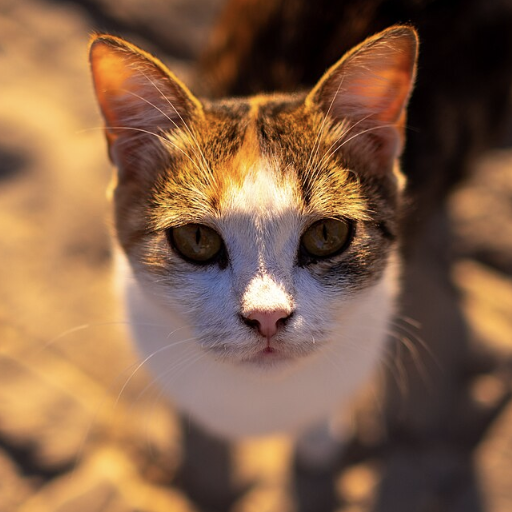
#> input picture inverse_problems/test_imgs/test.png, 512 x 512 px, found by its file name
$ python motion_blur.py
#> lines starting #> are read from the running program, lines starting #| are printed output that depends on the picture; after the words box and inside, x2 and y2 are one past the last pixel; in counts of white or black regions, pixels touching at a corner belong together
#> further down, image is the input picture: PIL image 512x512 RGBA; mean R, G, B, A 132, 96.7, 70.6, 255
import numpy as np
from PIL import Image, ImageDraw, ImageFilter
from math import pi
from pathlib import Path
from scipy.signal import convolve

# tiny error used for nummerical stability
eps = 0.1


# [21 lines left out: functions softmax, norm, not called in this run]


def polar2z(r: np.ndarray, θ: np.ndarray) -> np.ndarray:
    """[summary]
    Takes a list of radii and angles (radians) and
    converts them into a corresponding list of complex
    numbers x + yi.
    [description]

    Arguments:
        r {np.ndarray} -- radius
        θ {np.ndarray} -- angle

    Returns:
        [np.ndarray] -- list of complex numbers r e^(i theta) as x + iy
    """
    return r * np.exp(1j * θ)


class Kernel(object):
    """[summary]
    Class representing a motion blur kernel of a given intensity.

    [description]
    Keyword Arguments:
            size {tuple} -- Size of the kernel in px times px
            (default: {(100, 100)})

            intensity {float} -- Float between 0 and 1.
            Intensity of the motion blur.

            :   0 means linear motion blur and 1 is a highly non linear
                and often convex motion blur path. (default: {0})

    Attribute:
    kernelMatrix -- Numpy matrix of the kernel of given intensity

    Properties:
    applyTo -- Applies kernel to image
               (pass as path, pillow image or np array)

    Raises:
        ValueError
    """

    def __init__(self, size: tuple = (100, 100), intensity: float=0, seed=None):

        # checking if size is correctly given
        if not isinstance(size, tuple):
            raise ValueError("Size must be TUPLE of 2 positive integers")
        elif len(size) != 2 or type(size[0]) != type(size[1]) != int:
            raise ValueError("Size must be tuple of 2 positive INTEGERS")
        elif size[0] < 0 or size[1] < 0:
            raise ValueError("Size must be tuple of 2 POSITIVE integers")

        # check if intensity is float (int) between 0 and 1
        if type(intensity) not in [int, float, np.float32, np.float64]:
            raise ValueError("Intensity must be a number between 0 and 1")
        elif intensity < 0 or intensity > 1:
            raise ValueError("Intensity must be a number between 0 and 1")

        # saving args
        self.SIZE = size
        self.INTENSITY = intensity

        # deriving quantities

        # we super size first and then downscale at the end for better
        # anti-aliasing
        self.SIZEx2 = tuple([2 * i for i in size])
        self.x, self.y = self.SIZEx2

        self.rng = np.random.default_rng(seed)

        # getting length of kernel diagonal
        self.DIAGONAL = (self.x**2 + self.y**2)**0.5

        # flag to see if kernel has been calculated already
        self.kernel_is_generated = False

    def _createPath(self):
        """[summary]
        creates a motion blur path with the given intensity.
        [description]
        Proceede in 5 steps
        1. Get a random number of random step sizes
        2. For each step get a random angle
        3. combine steps and angles into a sequence of increments
        4. create path out of increments
        5. translate path to fit the kernel dimensions

        NOTE: "random" means random but might depend on the given intensity
        """

        # first we find the lengths of the motion blur steps
        def getSteps():
            """[summary]
            Here we calculate the length of the steps taken by
            the motion blur
            [description]
            We want a higher intensity lead to a longer total motion
            blur path and more different steps along the way.

            Hence we sample

            MAX_PATH_LEN =[U(0,1) + U(0, intensity^2)] * diagonal * 0.75

            and each step: beta(1, 30) * (1 - self.INTENSITY + eps) * diagonal)
            """

            # getting max length of blur motion
            self.MAX_PATH_LEN = 0.75 * self.DIAGONAL * \
                (self.rng.uniform() + self.rng.uniform(0, self.INTENSITY**2))

            # getting step
            steps = []

            while sum(steps) < self.MAX_PATH_LEN:

                # sample next step
                step = self.rng.beta(1, 30) * (1 - self.INTENSITY + eps) * self.DIAGONAL
                if step < self.MAX_PATH_LEN:
                    steps.append(step)

            # note the steps and the total number of steps
            self.NUM_STEPS = len(steps)
            self.STEPS = np.asarray(steps)

        def getAngles():
            """[summary]
            Gets an angle for each step
            [description]
            The maximal angle should be larger the more
            intense the motion is. So we sample it from a
            U(0, intensity * pi)

            We sample "jitter" from a beta(2,20) which is the probability
            that the next angle has a different sign than the previous one.
            """

            # same as with the steps

            # first we get the max angle in radians
            self.MAX_ANGLE = self.rng.uniform(0, self.INTENSITY * pi)

            # now we sample "jitter" which is the probability that the
            # next angle has a different sign than the previous one
            self.JITTER = self.rng.beta(2, 20)

            # initialising angles (and sign of angle)
            angles = [self.rng.uniform(low=-self.MAX_ANGLE, high=self.MAX_ANGLE)]

            while len(angles) < self.NUM_STEPS:

                # sample next angle (absolute value)
                angle = self.rng.triangular(0, self.INTENSITY *
                                   self.MAX_ANGLE, self.MAX_ANGLE + eps)

                # with jitter probability change sign wrt previous angle
                if self.rng.uniform() < self.JITTER:
                    angle *= - np.sign(angles[-1])
                else:
                    angle *= np.sign(angles[-1])

                angles.append(angle)

            # save angles
            self.ANGLES = np.asarray(angles)

        # Get steps and angles
        getSteps()
        getAngles()

        # Turn them into a path
        ####

        # we turn angles and steps into complex numbers
        complex_increments = polar2z(self.STEPS, self.ANGLES)

        # generate path as the cumsum of these increments
        self.path_complex = np.cumsum(complex_increments)

        # find center of mass of path
        self.com_complex = sum(self.path_complex) / self.NUM_STEPS

        # Shift path s.t. center of mass lies in the middle of
        # the kernel and a apply a random rotation
        ###

        # center it on COM
        center_of_kernel = (self.x + 1j * self.y) / 2
        self.path_complex -= self.com_complex

        # randomly rotate path by an angle a in (0, pi)
        self.path_complex *= np.exp(1j * self.rng.uniform(0, pi))

        # center COM on center of kernel
        self.path_complex += center_of_kernel

        # convert complex path to final list of coordinate tuples
        self.path = [(i.real, i.imag) for i in self.path_complex]

    def _createKernel(self, save_to: Path=None, show: bool=False):
        """[summary]
        Finds a kernel (psf) of given intensity.
        [description]
        use displayKernel to actually see the kernel.

        Keyword Arguments:
            save_to {Path} -- Image file to save the kernel to. {None}
            show {bool} -- shows kernel if true
        """

        # check if we haven't already generated a kernel
        if self.kernel_is_generated:
            return None

        # get the path
        self._createPath()

        # Initialise an image with super-sized dimensions
        # (pillow Image object)
        self.kernel_image = Image.new("RGB", self.SIZEx2)
#> self.kernel_image: PIL image 200x200 RGB; every value is 0

        # ImageDraw instance that is linked to the kernel image that
        # we can use to draw on our kernel_image
        self.painter = ImageDraw.Draw(self.kernel_image)

        # draw the path
        self.painter.line(xy=self.path, width=int(self.DIAGONAL / 150))

        # applying gaussian blur for realism
        self.kernel_image = self.kernel_image.filter(
            ImageFilter.GaussianBlur(radius=int(self.DIAGONAL * 0.01)))
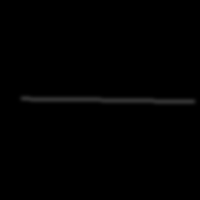
#> self.kernel_image: PIL image 200x200 RGB; min 0, max 49, mean 1.1

        # Resize to actual size
        self.kernel_image = self.kernel_image.resize(
            self.SIZE, resample=Image.LANCZOS)
#> self.kernel_image: PIL image 100x100 RGB

        # convert to gray scale
        self.kernel_image = self.kernel_image.convert("L")
#> self.kernel_image: PIL image 100x100 L

        # flag that we have generated a kernel
        self.kernel_is_generated = True

    # [25 lines left out: function displayKernel, not called in this run]

    @property
    def kernelMatrix(self) -> np.ndarray:
        """[summary]
        Kernel matrix of motion blur of given intensity.
        [description]
        Once generated, it stays the same.
        Returns:
            numpy ndarray
        """

        # generate kernel if needed
        self._createKernel()
        kernel = np.asarray(self.kernel_image, dtype=np.float32)
        kernel /= np.sum(kernel)

        return kernel

    @kernelMatrix.setter
    def kernelMatrix(self, *kargs):
        raise NotImplementedError("Can't manually set kernel matrix yet")

    def applyTo(self, image, keep_image_dim: bool = False) -> Image:
        """[summary]
        Applies kernel to one of the following:

        1. Path to image file
        2. Pillow image object
        3. (H,W,3)-shaped numpy array
        [description]

        Arguments:
            image {[str, Path, Image, np.ndarray]}
            keep_image_dim {bool} -- If true, then we will
                    conserve the image dimension after blurring
                    by using "same" convolution instead of "valid"
                    convolution inside the scipy convolve function.

        Returns:
            Image -- [description]
        """
        # calculate kernel if haven't already
        self._createKernel()

        def applyToPIL(image: Image, keep_image_dim: bool = False) -> Image:
            """[summary]
            Applies the kernel to an PIL.Image instance
            [description]
            converts to RGB and applies the kernel to each
            band before recombining them.
            Arguments:
                image {Image} -- Image to convolve
                keep_image_dim {bool} -- If true, then we will
                    conserve the image dimension after blurring
                    by using "same" convolution instead of "valid"
                    convolution inside the scipy convolve function.

            Returns:
                Image -- blurred image
            """
#> called with keep_image_dim = True
            # convert to RGB
            image = image.convert(mode="RGB")
#> image: PIL image 512x512 RGB

            conv_mode = "valid"
            if keep_image_dim:
                conv_mode = "same"

            result_bands = ()

            for band in image.split():

                # convolve each band individually with kernel
                result_band = convolve(
                    band, self.kernelMatrix, mode=conv_mode).astype("uint8")

                # collect bands
                result_bands += result_band,
#> this loop made 3 passes
#> pass 1, in kernelMatrix, `kernel = np.asarray(self.kernel_image, dtype=np.float32)`:
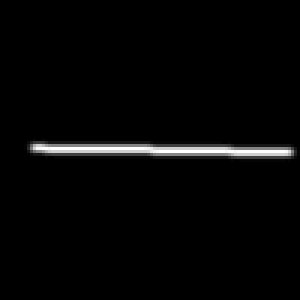
#> kernel: shape (100, 100) float32 (shown 3 times larger); min 0, max 48, mean 1.1; drawn with min black and max white
#> pass 1, in kernelMatrix, `kernel /= np.sum(kernel)`:
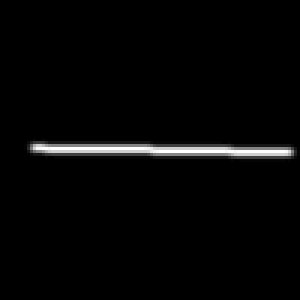
#> kernel: shape (100, 100) float32 (shown 3 times larger); 5.29% of pixels changed, all inside (x1, y1, x2, y2) = (8, 46, 100, 54); drawn with min black and max white
#> pass 1, in applyToPIL, `result_band = convolve( band, self.kernelMatrix, mode=conv_mode).astyp..`:
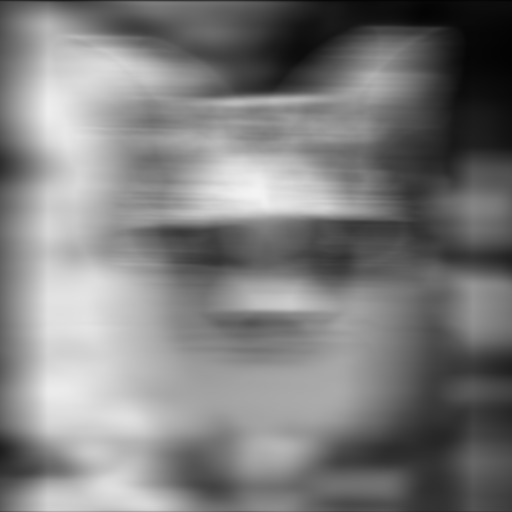
#> result_band: shape (512, 512); min 2, max 243, mean 125.2
#> pass 2, in applyToPIL, `result_band = convolve( band, self.kernelMatrix, mode=conv_mode).astyp..`:
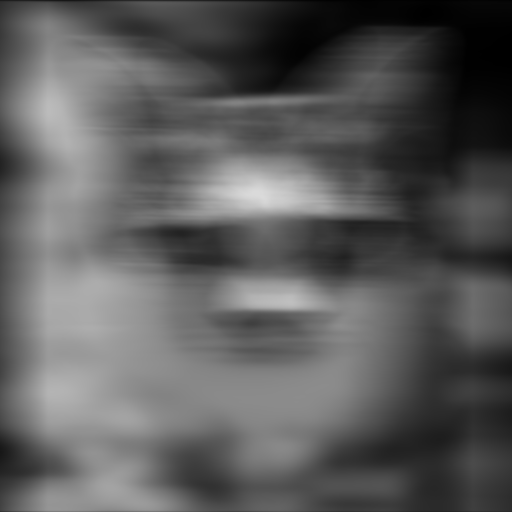
#> result_band: shape (512, 512); min 0, max 218, mean 91.6

            # stack bands back together
            result = np.dstack(result_bands)
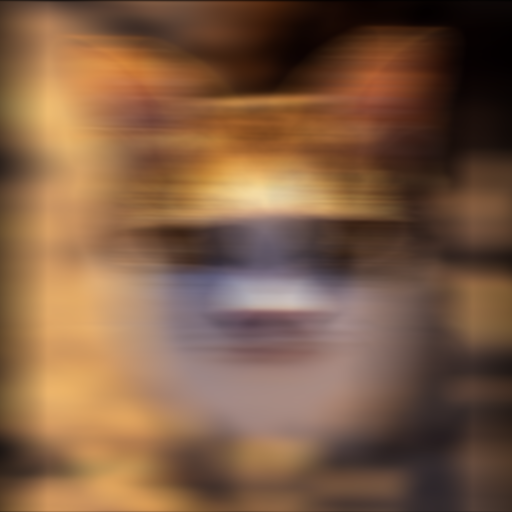
#> result: shape (512, 512, 3); mean of channels 0, 1, 2 125.2, 91.6, 67.1; drawn as R, G, B

            # Get image
            return Image.fromarray(result)

        # If image is Path
        if isinstance(image, str) or isinstance(image, Path):

            # open image as Image class
            image_path = Path(image)
            image = Image.open(image_path)

            return applyToPIL(image, keep_image_dim)

        elif isinstance(image, Image.Image):

            # apply kernel
            return applyToPIL(image, keep_image_dim)

        elif isinstance(image, np.ndarray):

            # ASSUMES we have an array of the form (H, W, 3)
            ###

            # initiate Image object from array
            image = Image.fromarray(image)

            return applyToPIL(image, keep_image_dim)

        else:

            raise ValueError("Cannot apply kernel to this type.")


if __name__ == '__main__':
    image = Image.open("test.png")
    image.show()
    k = Kernel()

    k.applyTo(image, keep_image_dim=True).show()
